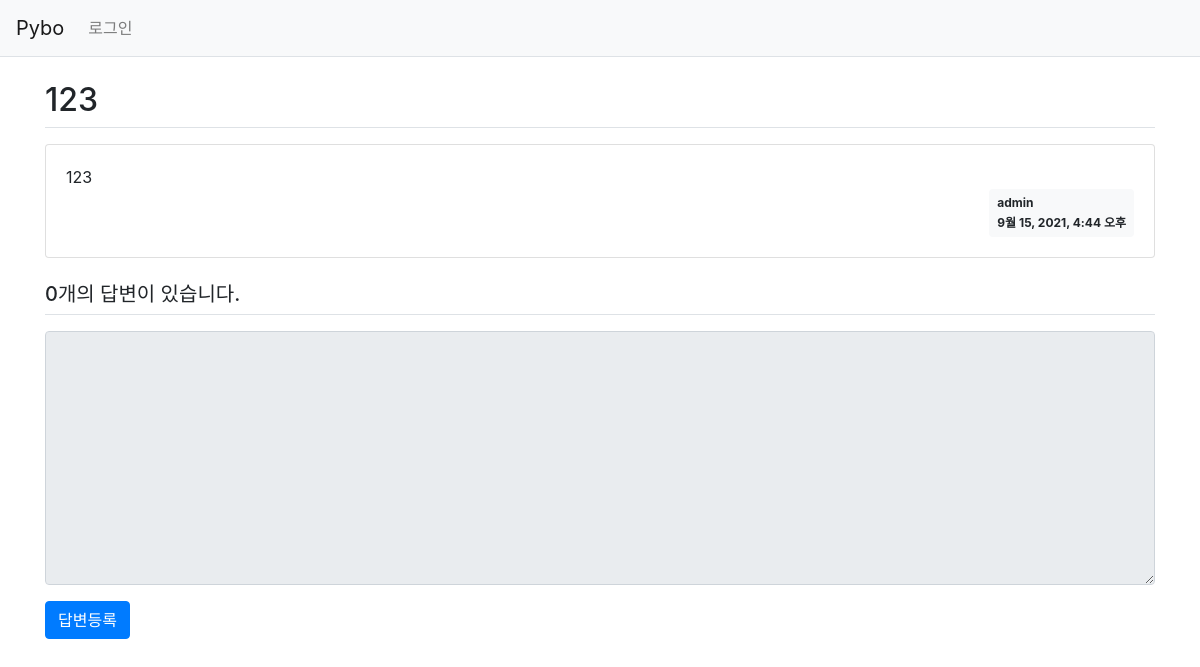
The page /pybo/1/ on the database as committed earlier.
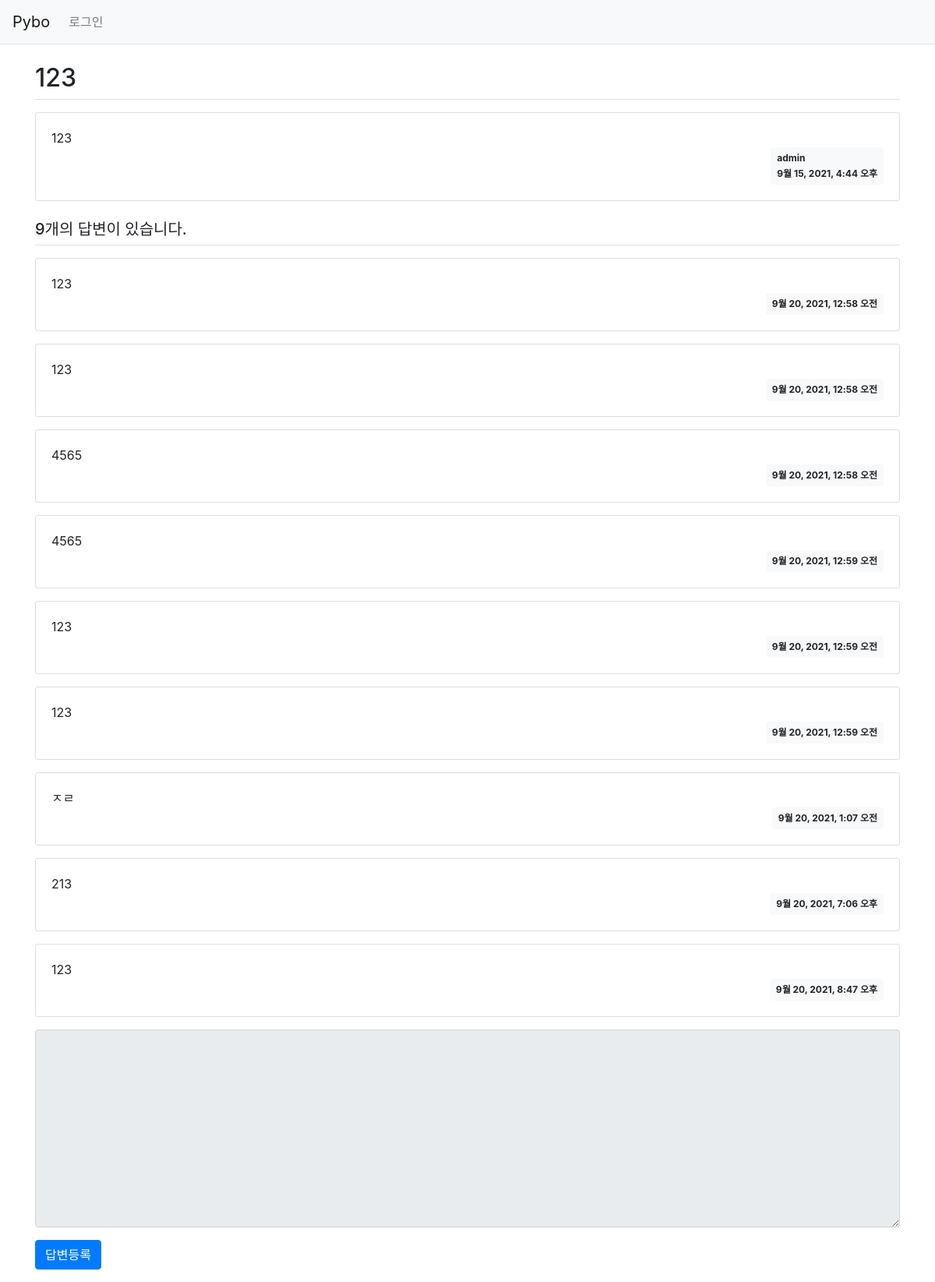
The same page on the database as committed later.
### pybo/models.py (models this page shows, shortened)
class Question(models.Model):
    author = models.ForeignKey(User, on_delete=models.CASCADE,null=True) #계정 삭제시 모든글 삭제
    subject = models.CharField(max_length=200) #제목의 최대 길이
    content = models.TextField()
    create_date = models.DateTimeField()

class Answer (models.Model):
    author = models.ForeignKey(User, on_delete=models.CASCADE,null=True)
    question = models.ForeignKey(Question,on_delete=models.CASCADE) #Question을 모델 속성으로
    content = models.TextField()
    create_date = models.DateTimeField()

### pybo/views.py (the view)
# urls.py: path('',views.index,name="index" ),#http://localhost:8000/pybo/ URL은 index, http://localhost:8000/pybo/2와 같은 URL에는 detail 이라는 이름을 부여했다.
def detail(request, question_id):    #질문의 내용 출력 함수
    question = get_object_or_404(Question, pk=question_id) # 페이지가 넘어가면 404 에러표시
    context={'question':question}
    return render (request,'pybo/question_detail.html',context)

### templates/pybo/question_detail.html (shortened to what this page needs)
{% extends 'base.html' %}
{% block content %}
<div class="container my-3">
    <h2 class="border-bottom py-2">{{ question.subject }}</h2>
    <div class="card my-3">
        <div class="card-body">
            <div class="card-text" style="white-space: pre-line;">{{ question.content }}</div>
            <div class="d-flex justify-content-end">
                <div class="badge badge-light p-2 text-left">
                    <div class="mb-2">{{ question.author.username }}</div>
                    <div>{{ question.create_date }}</div>
                </div>
            </div>
        </div>
    </div>
    <h5 class="border-bottom my-3 py-2">{{question.answer_set.count}}개의 답변이 있습니다.</h5>
    {% for answer in question.answer_set.all %}
    <div class="card my-3">
        <div class="card-body">
            <div class="card-text" style="white-space: pre-line;">{{ answer.content }}</div>
            <div class="d-flex justify-content-end">
                <div class="badge badge-light p-2">
                    {{ answer.create_date }}
                </div>
            </div>
        </div>
    </div>
    {% endfor %}
    <form action="{% url 'pybo:answer_create' question.id %}" method="post" class="my-3">
        <div class="form-group">
            <textarea {% if not user.is_authenticated %}disabled{% endif %}
              name="content" id="content" class="form-control" rows="10"></textarea>
        </div>
        <input type="submit" value="답변등록" class="btn btn-primary">
    </form>
</div>
{% endblock %}

### templates/base.html (shortened to what this page needs)
{% load static %}
<!doctype html>
<html lang="ko">
<head>
    <link rel="stylesheet" type="text/css" href="{% static 'bootstrap.min.css' %}">
    <link rel="stylesheet" type="text/css" href="{% static 'style.css' %}">
</head>
<body>
{% include "navbar.html" %}
{% block content %}
{% endblock %}
</body>
</html>

### templates/navbar.html (shortened to what this page needs)
<nav class="navbar navbar-expand-lg navbar-light bg-light border-bottom">
    <a class="navbar-brand" href="{% url 'pybo:index' %}">Pybo</a>
    <div class="collapse navbar-collapse flex-grow-0" id="navbarNav">
        <ul class="navbar-nav">
            <li class="nav-item ">
                {% if user.is_authenticated %}
                <a class="nav-link" href="{% url 'common:logout' %}">{{ user.username }} (로그아웃)</a>
                {% else %}
                <a class="nav-link" href="{% url 'common:login' %}">로그인</a>
                {% endif %}
            </li>
        </ul>
    </div>
</nav>

Rows that differ between the two databases and show on the page:
computed for Question "admin": answer_set.count "0" → "9"
added Answer: content "123", create_date "9월 20, 2021, 12:58 오전"
added Answer: content "123", create_date "9월 20, 2021, 12:58 오전"
added Answer: content "4565", create_date "9월 20, 2021, 12:58 오전"
added Answer: content "4565", create_date "9월 20, 2021, 12:59 오전"
added Answer: content "123", create_date "9월 20, 2021, 12:59 오전"
added Answer: content "123", create_date "9월 20, 2021, 12:59 오전"
added Answer: content "ㅈㄹ", create_date "9월 20, 2021, 1:07 오전"
added Answer: content "213", create_date "9월 20, 2021, 7:06 오후"
added Answer: content "123", create_date "9월 20, 2021, 8:47 오후"
